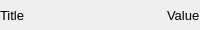
<?xml version="1.0" encoding="UTF-8"?>
<ui version="4.0">
 <class>QcvAlgoParamConstWidget</class>
 <widget class="QWidget" name="QcvAlgoParamConstWidget">
  <property name="geometry">
   <rect>
    <x>0</x>
    <y>0</y>
    <width>200</width>
    <height>30</height>
   </rect>
  </property>
  <property name="sizePolicy">
   <sizepolicy hsizetype="Minimum" vsizetype="Minimum">
    <horstretch>0</horstretch>
    <verstretch>0</verstretch>
   </sizepolicy>
  </property>
  <property name="windowTitle">
   <string>Form</string>
  </property>
  <layout class="QHBoxLayout" name="horizontalLayout">
   <property name="sizeConstraint">
    <enum>QLayout::SetMinimumSize</enum>
   </property>
   <property name="margin">
    <number>0</number>
   </property>
   <item>
    <widget class="QLabel" name="label">
     <property name="sizePolicy">
      <sizepolicy hsizetype="Minimum" vsizetype="Minimum">
       <horstretch>0</horstretch>
       <verstretch>0</verstretch>
      </sizepolicy>
     </property>
     <property name="font">
      <font>
       <pointsize>10</pointsize>
      </font>
     </property>
     <property name="text">
      <string>Title</string>
     </property>
    </widget>
   </item>
   <item alignment="Qt::AlignRight">
    <widget class="QLabel" name="valueLabel">
     <property name="sizePolicy">
      <sizepolicy hsizetype="Minimum" vsizetype="Minimum">
       <horstretch>0</horstretch>
       <verstretch>0</verstretch>
      </sizepolicy>
     </property>
     <property name="font">
      <font>
       <pointsize>10</pointsize>
      </font>
     </property>
     <property name="text">
      <string>Value</string>
     </property>
    </widget>
   </item>
  </layout>
 </widget>
 <resources/>
 <connections/>
</ui>
